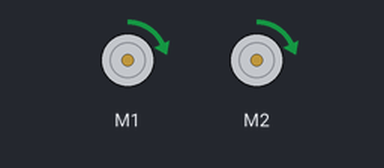
Simulated run of this sketch. Board: Arduino Leonardo, built with avr-gcc and run on an emulated ATmega32U4. On the bench: 2 × DC motor (green arrow = forward, orange = backward, longer = faster). What the sketch prints to the serial monitor is not drawn.

Above: at 0.65 s.
Timing chart, 0 to 3.6 s (numbered marks = the images above):
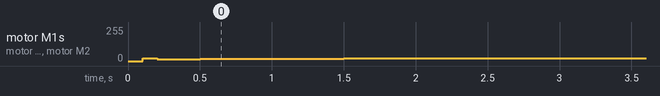

Measured:
- by itself, motor M1, motor M2: stopped → forward 19/255 at 0.10 s, → forward 14/255 0.10 s later, → forward 15/255 0.10 s later, → forward 16/255 0.20 s later, … (8 changes in this stretch)

The sketch:

romi32u4_269.ino
```cpp
// snippet: romi32u4_269
// tags: romi, romi32u4, pololu, differential-drive, motors
// boards: romi32u4
// library: Romi32U4
// description: Romi32U4: PID velocity controller using encoders
// prompts: romi32u4, velocity, controller, encoders, include, romi32u4
// verified: compile-only
// source: kd-generated (id 269)
// exact-include: Romi32U4.h

#include <Romi32U4.h>

Romi32U4Motors motors;
Romi32U4Encoders encoders;

const float TARGET_RPM = 60.0;
const float KP = 0.5;
const float KI = 0.1;
float integral = 0.0;

// Counts Per Revolution of the WHEEL, not the motor shaft:
//   12 counts per motor-shaft revolution × 120:1 gearbox = 1440 counts/wheel-rev.
// This is the same constant used for distance: mm_per_count = PI * 70.0 / 1440.
const float CPR = 1440.0f;

// Romi32U4Motors::setSpeeds clamps to ±300 by default (allowTurbo(true) → ±400).
// NOT 255 — that is the analogWrite() range and does not apply to this library.
const float MAX_SPEED = 300.0f;

unsigned long prevMs = 0;

void setup() {
  Serial.begin(9600);
}

void loop() {
  unsigned long now = millis();
  if (now - prevMs < 100) return;
  prevMs = now;

  int16_t counts = encoders.getCountsAndResetLeft();
  // RPM = (counts / CPR) * 60 / dt_seconds
  // With dt = 0.1s (100ms): RPM = counts * 60 / (CPR * 0.1) = counts * 600 / CPR
  float rpm = (counts * 600.0f) / CPR;  // Convert counts to RPM

  float error = TARGET_RPM - rpm;
  integral += error * 0.1f;  // Integrate error over 100ms
  integral = constrain(integral, -100.0f, 100.0f);  // Anti-windup

  float output = KP * error + KI * integral;
  output = constrain(output, -MAX_SPEED, MAX_SPEED);

  motors.setSpeeds((int16_t)output, (int16_t)output);

  Serial.print("RPM: "); Serial.print(rpm);
  Serial.print("  Output: "); Serial.println(output);
}
```
